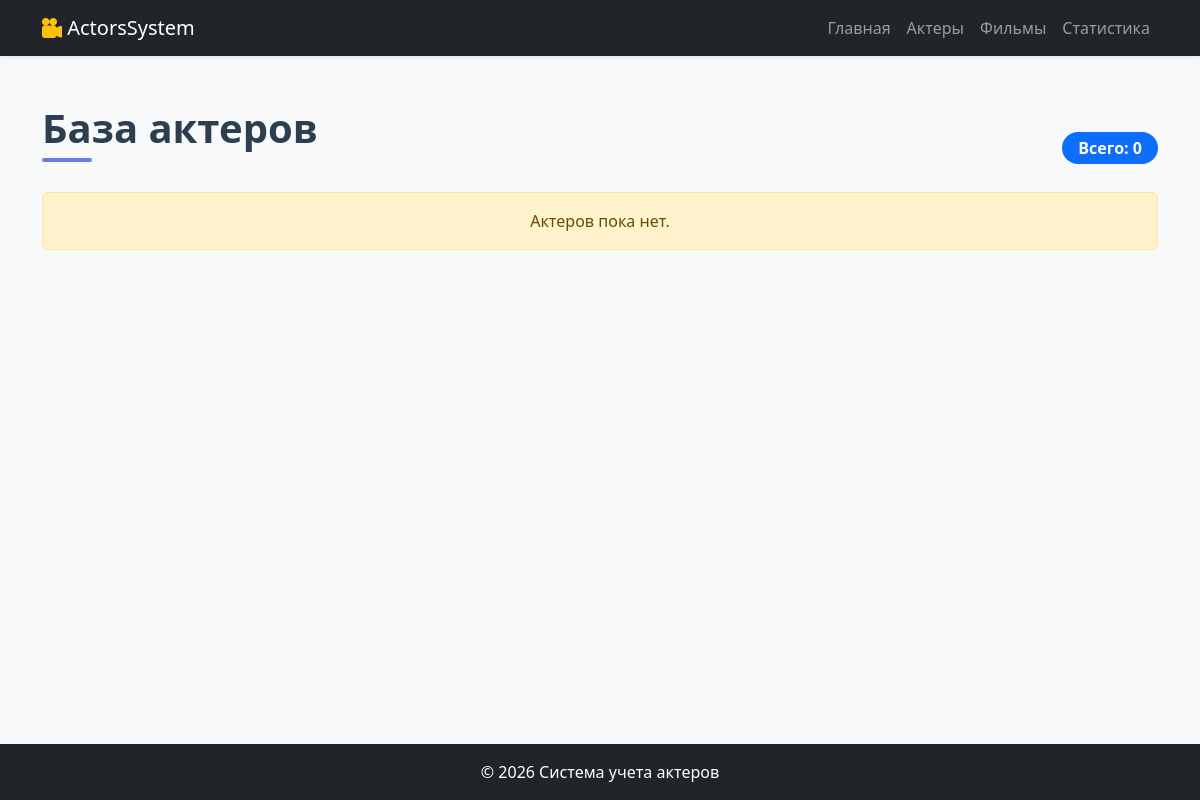
The page /actors/ on the database as committed earlier.
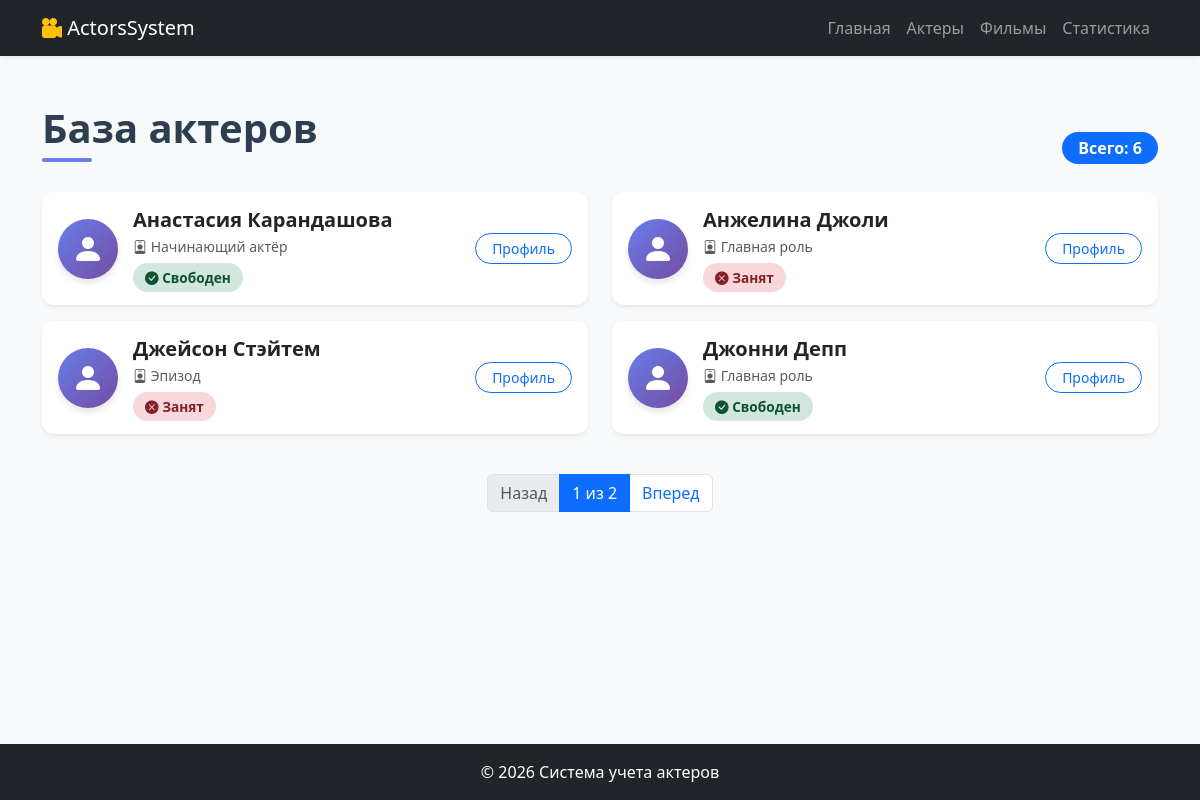
The same page on the database as committed later.
### actors/models.py (models this page shows, shortened)
class Actor(models.Model):
    full_name = models.CharField(
        max_length=200,
        verbose_name="ФИО"
    )
    age = models.PositiveIntegerField(
        verbose_name="Возраст"
    )
    role_type = models.CharField(
        max_length=100,
        verbose_name="Амплуа"
    )
    is_active = models.BooleanField(
        default=True,
        verbose_name="Свободен"
    )
    class Meta:
        verbose_name = "Актер"
        verbose_name_plural = "Актеры"
        ordering = ["full_name"]

### actors/views.py (the view)
# urls.py: path("", views.actor_list, name="list"),
def actor_list(request):
    actors_list = Actor.objects.all()
    search_query = request.GET.get("q", "").strip()
    if search_query:
        actors_list = actors_list.filter(full_name__icontains=search_query)
    sort_param = request.GET.get("sort", "name")
    if sort_param == "age":
        actors_list = actors_list.order_by("-age")
    else:
        actors_list = actors_list.order_by("full_name")
    paginator = Paginator(actors_list, 4)
    page_number = request.GET.get("page")
    page_obj = paginator.get_page(page_number)
    context = {
        "actors": page_obj,
        "page_obj": page_obj,
        "search_query": search_query,
        "sort_param": sort_param,
    }
    return render(request, "actors/actor_list.html", context)

### actors/templates/actors/actor_list.html (shortened to what this page needs)
{% extends "base.html" %}
{% block content %}
    <div class="d-flex justify-content-between align-items-center">
        <h1 class="page-title">База актеров</h1>
        <span class="badge bg-primary fs-6 rounded-pill px-3 py-2">
            Всего: {{ page_obj.paginator.count }}
        </span>
    </div>
    <div class="row">
        {% for actor in actors %}
            <div class="col-md-6 mb-3">
                {% include "actors/includes/actor_card.html" %}
            </div>
        {% empty %}
            <div class="col-12">
                <div class="alert alert-warning text-center">Актеров пока нет.</div>
            </div>
        {% endfor %}
    </div>
    {% if page_obj.has_other_pages %}
    <nav aria-label="Page navigation" class="mt-4">
        <ul class="pagination justify-content-center">
            {% if page_obj.has_previous %}
                <li class="page-item">
                    <a class="page-link" href="?page={{ page_obj.previous_page_number }}{% if search_query %}&q={{ search_query }}{% endif %}{% if sort_param %}&sort={{ sort_param }}{% endif %}">Назад</a>
                </li>
            {% else %}
                <li class="page-item disabled"><span class="page-link">Назад</span></li>
            {% endif %}
            <li class="page-item active"><span class="page-link">{{ page_obj.number }} из {{ page_obj.paginator.num_pages }}</span></li>
            {% if page_obj.has_next %}
                <li class="page-item">
                    <a class="page-link" href="?page={{ page_obj.next_page_number }}{% if search_query %}&q={{ search_query }}{% endif %}{% if sort_param %}&sort={{ sort_param }}{% endif %}">Вперед</a>
                </li>
            {% else %}
                <li class="page-item disabled"><span class="page-link">Вперед</span></li>
            {% endif %}
        </ul>
    </nav>
    {% endif %}
{% endblock %}

### actors/templates/actors/includes/actor_card.html
<div class="card actor-card shadow-sm h-100">
    <div class="card-body d-flex align-items-center">
        <div class="actor-avatar">
            <i class="bi bi-person-fill"></i>
        </div>
        <div class="flex-grow-1">
            <h5 class="card-title mb-1 fw-bold">{{ actor.full_name|default:"Без имени" }}</h5>
            <p class="card-text text-muted small mb-2">
                <i class="bi bi-person-badge"></i> {{ actor.role_type }}
            </p>
            {% if actor.is_active %}
                <span class="status-active"><i class="bi bi-check-circle-fill"></i> Свободен</span>
            {% else %}
                <span class="status-inactive"><i class="bi bi-x-circle-fill"></i> Занят</span>
            {% endif %}
        </div>
        <div>
            <a href="{% url 'actors:detail' actor.id %}" class="btn btn-outline-primary btn-sm rounded-pill px-3">
                Профиль
            </a>
        </div>
    </div>
</div>

Rows that differ between the two databases and show on the page:
added Actor: full_name "Анастасия Карандашова", role_type "Начинающий актёр", is_active True (drawn)
added Actor: full_name "Анжелина Джоли", role_type "Главная роль", is_active False (drawn)
added Actor: full_name "Джейсон Стэйтем", role_type "Эпизод", is_active False (drawn)
added Actor: full_name "Джонни Депп", role_type "Главная роль", is_active True (drawn)
Other text that changed with them:
{{ page_obj.paginator.count }}: "0" → "6"
{{ page_obj.number }}: (not shown) → "1"
{{ page_obj.paginator.num_pages }}: (not shown) → "2"
text no longer shown: "Актеров пока нет."
text now shown: "Назад из Вперед"
